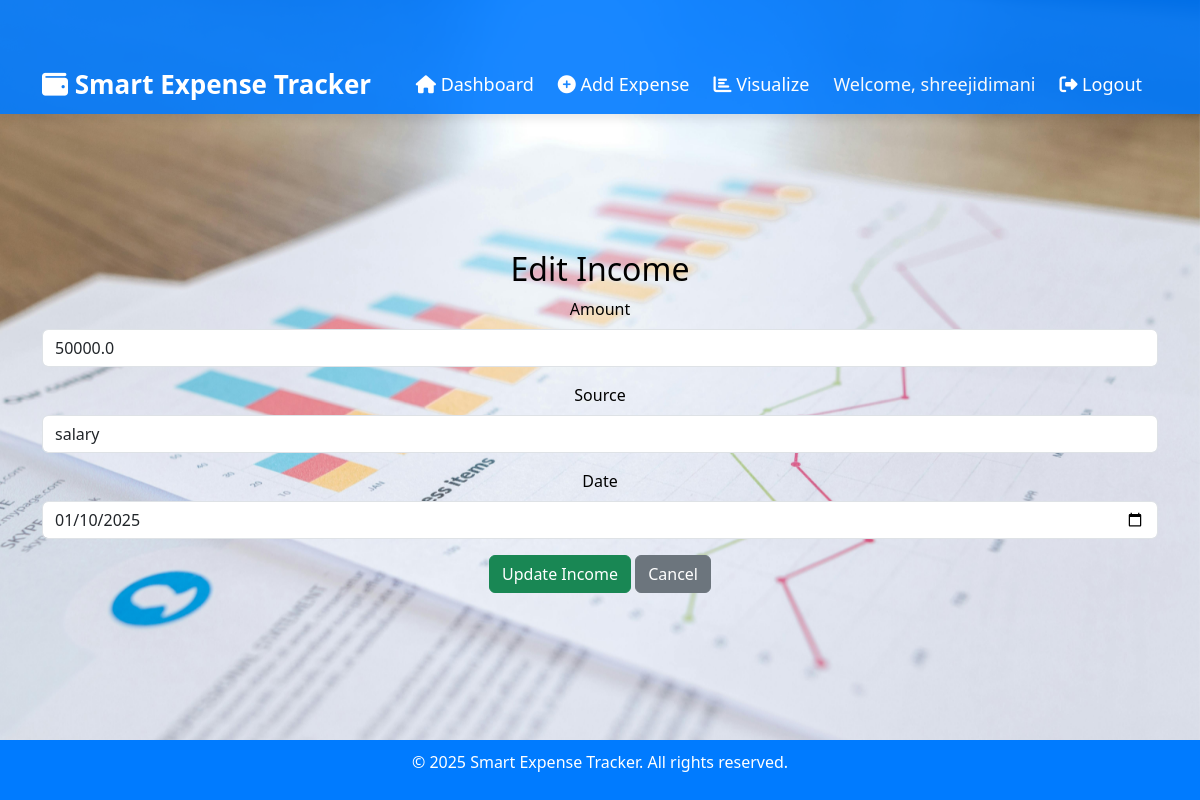
Page /edit_income/1 (signed in) on the committed database.
### models.py (models this page shows)
class User(db.Model, UserMixin):
    id = db.Column(db.Integer, primary_key=True)
    username = db.Column(db.String(150), unique=True, nullable=False)
    email = db.Column(db.String(150), unique=True, nullable=False)
    password = db.Column(db.String(60), nullable=False)

class Income(db.Model):
    id = db.Column(db.Integer, primary_key=True)
    user_id = db.Column(db.Integer, db.ForeignKey('user.id'), nullable=False)
    amount = db.Column(db.Float, nullable=False)
    source = db.Column(db.String(100), nullable=False)
    date = db.Column(db.Date, nullable=False)
    user = db.relationship('User', backref=db.backref('incomes', lazy=True))

### app.py (the view, shortened to what this page needs)
@app.route('/edit_income/<int:income_id>', methods=['GET', 'POST'])
@login_required
def edit_income(income_id):
    income = Income.query.get_or_404(income_id)
    if income.user_id != current_user.id:
        flash("Unauthorized action!", "danger")
        return redirect(url_for('dashboard'))
    return render_template('edit_income.html', income=income)

### app.py (called while the page is built)
@login_manager.user_loader
def load_user(user_id):
    return User.query.get(int(user_id))

### templates/edit_income.html
{% extends "base.html" %}
{% block content %}
<div class="container mt-5">
    <h2 class="text-center">Edit Income</h2>
    <form method="POST">
        <div class="mb-3">
            <label class="form-label">Amount</label>
            <input type="number" name="amount" class="form-control" value="{{ income.amount }}" required>
        </div>
        <div class="mb-3">
            <label class="form-label">Source</label>
            <input type="text" name="source" class="form-control" value="{{ income.source }}" required>
        </div>
        <div class="mb-3">
            <label class="form-label">Date</label>
            <input type="date" name="date" class="form-control" value="{{ income.date.strftime('%Y-%m-%d') }}" required>
        </div>
        <button type="submit" class="btn btn-success">Update Income</button>
        <a href="{{ url_for('dashboard') }}" class="btn btn-secondary">Cancel</a>
    </form>
</div>
{% endblock %}

### templates/base.html (shortened to what this page needs)
<!DOCTYPE html>
<html lang="en">
<head>
    <link rel="stylesheet" href="https://cdn.jsdelivr.net/npm/bootstrap@5.3.0/dist/css/bootstrap.min.css">
    <link rel="stylesheet" href="https://cdnjs.cloudflare.com/ajax/libs/font-awesome/6.4.0/css/all.min.css">
    <link rel="stylesheet" href="{{ url_for('static', filename='style.css') }}">
</head>
<body>
    <header>
        <nav class="navbar navbar-expand-lg navbar-dark fixed-top">
            <div class="container">
                <a class="navbar-brand" href="{{ url_for('dashboard') }}">
                    <i class="fas fa-wallet"></i> Smart Expense Tracker
                </a>
                <div class="collapse navbar-collapse" id="navbarNav">
                    <ul class="navbar-nav ms-auto">
                        <li class="nav-item">
                            <a class="nav-link" href="{{ url_for('dashboard') }}"><i class="fas fa-home"></i> Dashboard</a>
                        </li>
                        <li class="nav-item">
                            <a class="nav-link" href="{{ url_for('add_expense') }}"><i class="fas fa-plus-circle"></i> Add Expense</a>
                        </li>
                        <li class="nav-item">
                            <a class="nav-link" href="{{ url_for('visualize_expenses') }}"><i class="fas fa-chart-bar"></i> Visualize</a>
                        </li>
                        {% if current_user.is_authenticated %}
                            <li class="nav-item">
                                <span class="nav-link text-light">Welcome, {{ current_user.username }}</span>
                            </li>
                            <li class="nav-item">
                                <a class="nav-link btn btn-outline-light" href="{{ url_for('logout') }}">
                                    <i class="fas fa-sign-out-alt"></i> Logout
                                </a>
                            </li>
                        {% else %}
                            <li class="nav-item">
                                <a class="nav-link btn btn-outline-light" href="{{ url_for('login') }}">
                                    <i class="fas fa-sign-in-alt"></i> Login
                                </a>
                            </li>
                        {% endif %}
                    </ul>
                </div>
            </div>
        </nav>
    </header>
    <div class="background-image"></div>
    <main>
        {% block content %}{% endblock %}
    </main>
    <footer>
        <p class="footer-text">© 2025 Smart Expense Tracker. All rights reserved.</p>
    </footer>
</body>
</html>

### static/style.css (style rules this page uses)
body { display: flex; flex-direction: column; min-height: 100vh; background-color: #ffffff; color: black; position: relative; overflow-x: hidden; }
.background-image { background-image: url('/static/images/home.jpg'); background-size: cover; background-position: center; position: fixed; top: 0; left: 0; width: 100%; height: 100vh; z-index: -1; animation: fadeIn 1.5s ease-in-out; }
main { flex: 1; display: flex; flex-direction: column; justify-content: center; align-items: center; padding: 20px; z-index: 1; text-align: center; }
.navbar { background: rgba(0, 123, 255, 0.9); padding: 5px 0; box-shadow: 0 4px 10px rgba(0, 0, 0, 0.1); position: fixed; top: 0; left: 0; width: 100%; z-index: 1000; }
.navbar-brand { font-size: 26px; font-weight: 600; color: white; transition: 0.3s; }
.navbar-nav .nav-link { font-size: 18px; margin-right: 8px; color: white; transition: 0.3s; padding: 5px 8px; border-radius: 6px; }
.navbar-nav .btn { font-size: 18px; padding: 5px 10px; transition: 0.3s ease; }
.container { padding-top: 55px; }
footer { background-color: #007bff; color: white; text-align: center; padding: 10px 0; position: relative; bottom: 0; width: 100%; }

### rows in the picture
User: username "shreejidimani"
Income: amount "50000.0", source "salary", date "01/10/2025"
